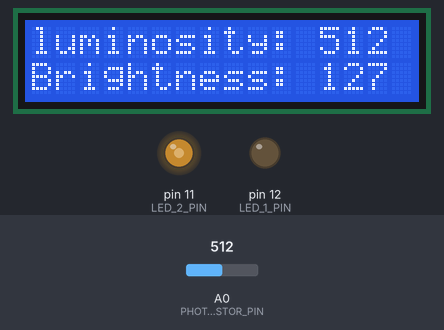
A sketch run on a simulated Arduino Uno, built with avr-gcc and run on an emulated ATmega328P. Shown: 16×2 character LCD, output pins drawn as LEDs (lit = HIGH). The inputs (shaded band) are chosen by the test bench; at power-on: A0 (PHOTORESISTOR_PIN) = 512.

Above: at 1.2 s.
1.3 s: A0 (PHOTORESISTOR_PIN) set to 320
At 2.6 s:
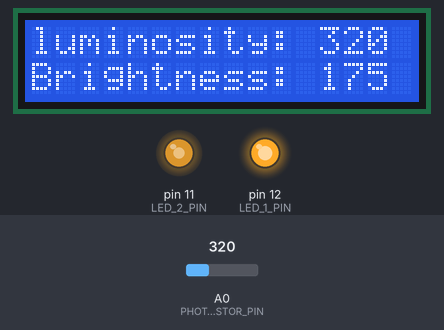
3.1 s: A0 (PHOTORESISTOR_PIN) set to 340
At 3.8 s:
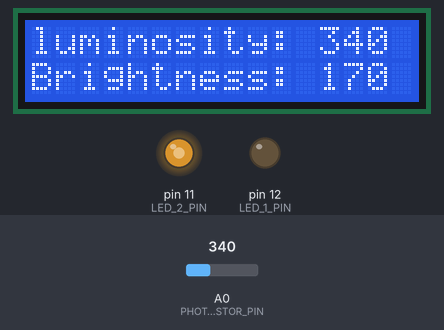
4.7 s: A0 (PHOTORESISTOR_PIN) set to 122
At 6.0 s:
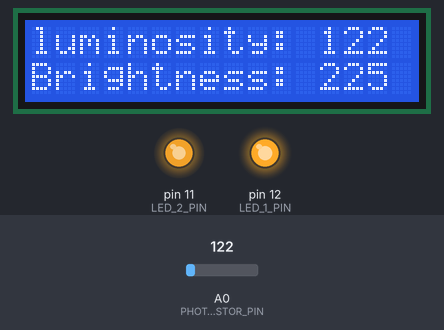
6.3 s: A0 (PHOTORESISTOR_PIN) set to 900
At 7.5 s:
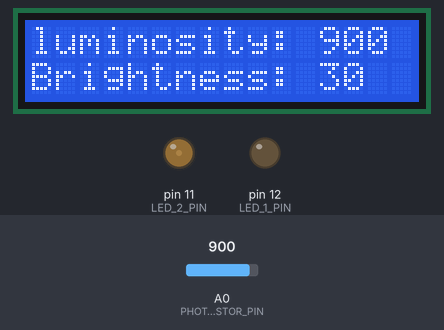
7.9 s: A0 (PHOTORESISTOR_PIN) set to 1023
At 8.6 s:
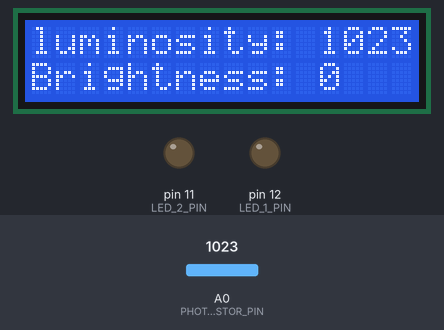
Timing chart, 0 to 10.5 s (numbered marks = the images above; inputs shaded):
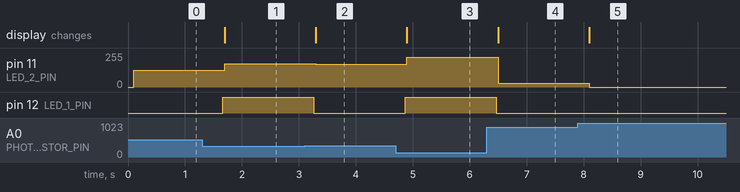

The sketch:

Photoresistor.ino
```cpp
#define PHOTORESISTOR_PIN A0
#define LED_1_PIN 12
#define LED_2_PIN 11

#define LUMINOSITY_NIGHT_TRESHOLD 330

#include <LCD_I2C.h>

LCD_I2C lcd(0x27);

void setup() {
  pinMode(LED_1_PIN, OUTPUT);
  pinMode(LED_2_PIN, OUTPUT);
  lcd.begin();
  lcd.backlight();
}

void loop() {
  int luminosity = analogRead(PHOTORESISTOR_PIN);

  if (luminosity < LUMINOSITY_NIGHT_TRESHOLD) {
    digitalWrite(LED_1_PIN, HIGH);
  }
  else {
    digitalWrite(LED_1_PIN, LOW);
  }

  int brightness = 255 - luminosity / 4;
  lcd.clear();
  lcd.print("luminosity: ");
  lcd.setCursor(12, 0);
  lcd.print(luminosity);
  lcd.setCursor(0, 1);
  lcd.print("Brightness: ");
  lcd.setCursor(12, 1);
  lcd.print(brightness);

  analogWrite(LED_2_PIN, brightness);
  delay(500);
}
```

Measured:
- after the input at 1.3 s, pin 11 (LED_2_PIN): 127/255 → 175/255 after 0.40 s; pin 12 (LED_1_PIN): LOW → HIGH after 0.36 s; the display: changes after 0.40 s (image 1)
- after the input at 3.1 s, pin 11 (LED_2_PIN): 175/255 → 170/255 after 0.20 s; pin 12 (LED_1_PIN): HIGH → LOW after 0.17 s; the display: changes after 0.20 s (image 2)
- after the input at 4.7 s, pin 11 (LED_2_PIN): 170/255 → 225/255 after 0.20 s; pin 12 (LED_1_PIN): LOW → HIGH after 0.17 s; the display: changes after 0.20 s (image 3)
- after the input at 6.3 s, pin 11 (LED_2_PIN): 225/255 → 30/255 after 0.20 s; pin 12 (LED_1_PIN): HIGH → LOW after 0.17 s; the display: changes after 0.20 s (image 4)
- after the input at 7.9 s, pin 11 (LED_2_PIN): 30/255 → 0/255 after 0.20 s; the display: changes after 0.20 s (image 5)
